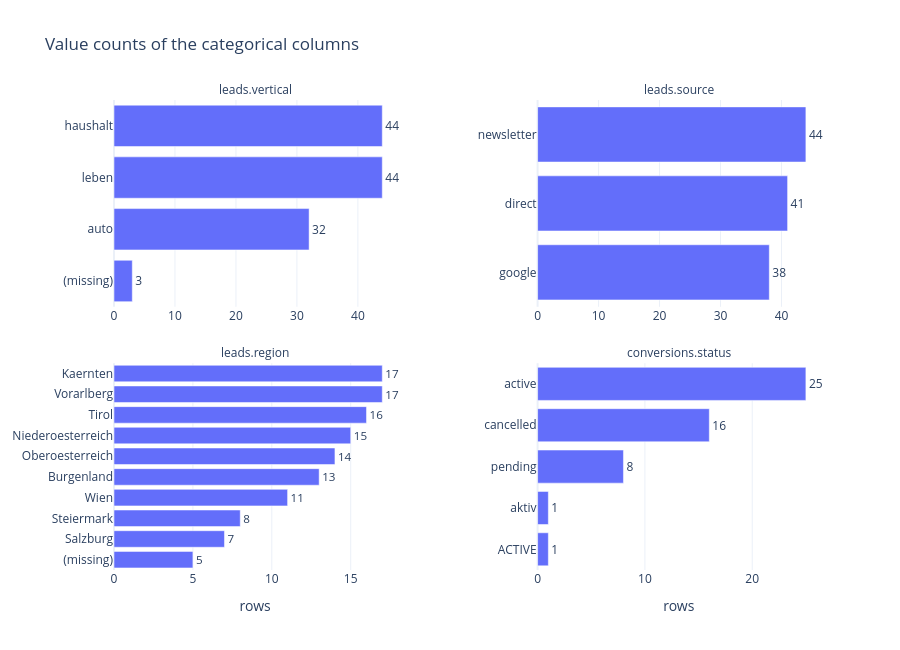

Here is the notebook cell this chart was saved with:
### Markdown cell above
## 5. Value sets of the categorical columns

Every column with at most 20 distinct values counts as categorical:

### Code cell
MAX_CATEGORIES = 20


def value_counts_long(df: pd.DataFrame, table: str) -> pd.DataFrame:
    """Value counts (missing values included) of all low-cardinality columns, in long format."""
    columns = [col for col in df.columns if df[col].nunique() <= MAX_CATEGORIES]
    counts = (
        df[columns]
        .fillna("(missing)")
        .melt(var_name="column", value_name="value")
        .value_counts()
        .rename("rows")
        .reset_index()
    )
    counts["column"] = table + "." + counts["column"]
    return counts


counts = pd.concat([value_counts_long(leads, "leads"), value_counts_long(conv, "conversions")])

fig = px.bar(
    counts,
    x="rows",
    y="value",
    orientation="h",
    text_auto=True,
    facet_col="column",
    facet_col_wrap=2,
    facet_row_spacing=0.12,
    facet_col_spacing=0.2,
    title="Value counts of the categorical columns",
    height=650,
)
fig.update_traces(textposition="outside", cliponaxis=False)
fig.update_xaxes(matches=None, showticklabels=True)
fig.update_yaxes(matches=None, showticklabels=True, title=None, autorange="reversed")
fig.for_each_annotation(lambda a: a.update(text=a.text.split("=")[-1]))
fig.show()

### Figure 1 — Plotly figure (JSON) as saved in the notebook; plotly's stock layout.template omitted (floating-point values rounded to 4 significant figures)
{"data": [{"cliponaxis": false, "hovertemplate": "column=leads.vertical<br>rows=%{x}<br>value=%{y}<extra></extra>", "legendgroup": "", "marker": {"color": "#636efa", "pattern": {"shape": ""}}, "name": "", "orientation": "h", "showlegend": false, "textposition": "outside", "texttemplate": "%{x}", "type": "bar", "x": [44, 44, 32, 3], "xaxis": "x3", "y": ["haushalt", "leben", "auto", "(missing)"], "yaxis": "y3"}, {"cliponaxis": false, "hovertemplate": "column=leads.source<br>rows=%{x}<br>value=%{y}<extra></extra>", "legendgroup": "", "marker": {"color": "#636efa", "pattern": {"shape": ""}}, "name": "", "orientation": "h", "showlegend": false, "textposition": "outside", "texttemplate": "%{x}", "type": "bar", "x": [44, 41, 38], "xaxis": "x4", "y": ["newsletter", "direct", "google"], "yaxis": "y4"}, {"cliponaxis": false, "hovertemplate": "column=leads.region<br>rows=%{x}<br>value=%{y}<extra></extra>", "legendgroup": "", "marker": {"color": "#636efa", "pattern": {"shape": ""}}, "name": "", "orientation": "h", "showlegend": false, "textposition": "outside", "texttemplate": "%{x}", "type": "bar", "x": [17, 17, 16, 15, 14, 13, 11, 8, 7, 5], "xaxis": "x", "y": ["Kaernten", "Vorarlberg", "Tirol", "Niederoesterreich", "Oberoesterreich", "Burgenland", "Wien", "Steiermark", "Salzburg", "(missing)"], "yaxis": "y"}, {"cliponaxis": false, "hovertemplate": "column=conversions.status<br>rows=%{x}<br>value=%{y}<extra></extra>", "legendgroup": "", "marker": {"color": "#636efa", "pattern": {"shape": ""}}, "name": "", "orientation": "h", "showlegend": false, "textposition": "outside", "texttemplate": "%{x}", "type": "bar", "x": [25, 16, 8, 1, 1], "xaxis": "x2", "y": ["active", "cancelled", "pending", "aktiv", "ACTIVE"], "yaxis": "y2"}], "layout": {"annotations": [{"font": {}, "showarrow": false, "text": "leads.region", "x": 0.2, "xanchor": "center", "xref": "paper", "y": 0.44, "yanchor": "bottom", "yref": "paper"}, {"font": {}, "showarrow": false, "text": "conversions.status", "x": 0.8, "xanchor": "center", "xref": "paper", "y": 0.44, "yanchor": "bottom", "yref": "paper"}, {"font": {}, "showarrow": false, "text": "leads.vertical", "x": 0.2, "xanchor": "center", "xref": "paper", "y": 1.0, "yanchor": "bottom", "yref": "paper"}, {"font": {}, "showarrow": false, "text": "leads.source", "x": 0.8, "xanchor": "center", "xref": "paper", "y": 1.0, "yanchor": "bottom", "yref": "paper"}], "barmode": "relative", "height": 650, "legend": {"tracegroupgap": 0}, "title": {"text": "Value counts of the categorical columns"}, "xaxis": {"anchor": "y", "domain": [0.0, 0.4], "showticklabels": true, "title": {"text": "rows"}}, "xaxis2": {"anchor": "y2", "domain": [0.6, 1.0], "showticklabels": true, "title": {"text": "rows"}}, "xaxis3": {"anchor": "y3", "domain": [0.0, 0.4], "showticklabels": true}, "xaxis4": {"anchor": "y4", "domain": [0.6, 1.0], "showticklabels": true}, "yaxis": {"anchor": "x", "autorange": "reversed", "domain": [0.0, 0.44], "showticklabels": true, "title": {}}, "yaxis2": {"anchor": "x2", "autorange": "reversed", "domain": [0.0, 0.44], "showticklabels": true, "title": {}}, "yaxis3": {"anchor": "x3", "autorange": "reversed", "domain": [0.56, 1.0], "showticklabels": true, "title": {}}, "yaxis4": {"anchor": "x4", "autorange": "reversed", "domain": [0.56, 1.0], "showticklabels": true, "title": {}}}}
